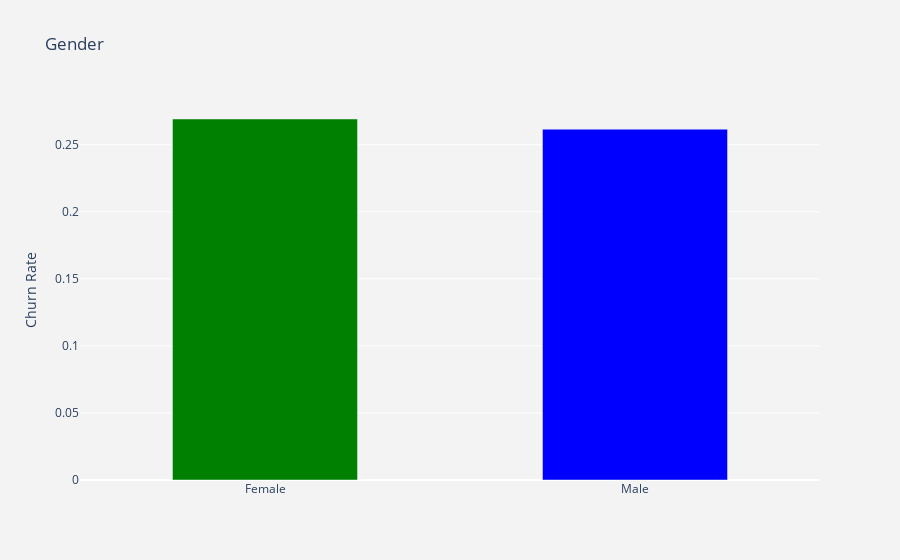

This figure's notebook cell:
### Markdown cell above
### Plotting

### Code cell
df_plot = df_data.groupby('gender').Churn.mean().reset_index()
plot_data = [
    go.Bar(
        x=df_plot['gender'],
        y=df_plot['Churn'],
        width = [0.5, 0.5],
        marker=dict(
        color=['green', 'blue'])
    )
]
plot_layout = go.Layout(
        xaxis={"type": "category"},
        yaxis={"title": "Churn Rate"},
        title='Gender',
        plot_bgcolor  = 'rgb(243,243,243)',
        paper_bgcolor  = 'rgb(243,243,243)',
    )
fig = go.Figure(data=plot_data, layout=plot_layout)
pyoff.iplot(fig)

### Figure 1 — Plotly figure (JSON) as saved in the notebook; plotly's stock layout.template omitted (floating-point values rounded to 4 significant figures)
{"data": [{"marker": {"color": ["green", "blue"]}, "type": "bar", "width": [0.5, 0.5], "x": ["Female", "Male"], "y": [0.2692, 0.2616]}], "layout": {"paper_bgcolor": "rgb(243,243,243)", "plot_bgcolor": "rgb(243,243,243)", "title": {"text": "Gender"}, "xaxis": {"type": "category"}, "yaxis": {"title": {"text": "Churn Rate"}}}}
